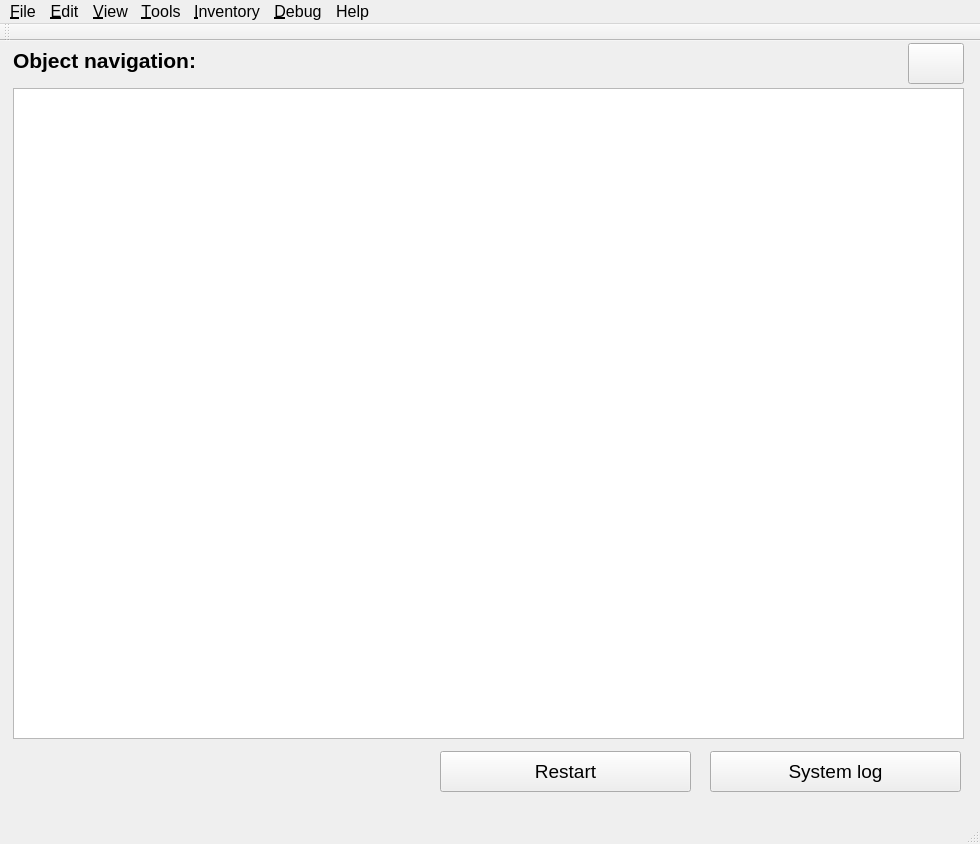
<?xml version="1.0" encoding="UTF-8"?>
<ui version="4.0">
 <class>MainWindow</class>
 <widget class="QMainWindow" name="MainWindow">
  <property name="windowModality">
   <enum>Qt::NonModal</enum>
  </property>
  <property name="geometry">
   <rect>
    <x>0</x>
    <y>0</y>
    <width>980</width>
    <height>844</height>
   </rect>
  </property>
  <property name="sizePolicy">
   <sizepolicy hsizetype="Preferred" vsizetype="Preferred">
    <horstretch>10</horstretch>
    <verstretch>10</verstretch>
   </sizepolicy>
  </property>
  <property name="font">
   <font>
    <pointsize>12</pointsize>
   </font>
  </property>
  <property name="windowTitle">
   <string>genJMRI</string>
  </property>
  <property name="windowIcon">
   <iconset>
    <normaloff>../icons/genJMRI.png</normaloff>../icons/genJMRI.png</iconset>
  </property>
  <property name="whatsThis">
   <string>Main JMRI navigation dialog</string>
  </property>
  <widget class="QWidget" name="centralwidget">
   <widget class="QLabel" name="label">
    <property name="geometry">
     <rect>
      <x>13</x>
      <y>-1</y>
      <width>421</width>
      <height>41</height>
     </rect>
    </property>
    <property name="font">
     <font>
      <pointsize>18</pointsize>
     </font>
    </property>
    <property name="text">
     <string>&lt;html&gt;&lt;head/&gt;&lt;body&gt;&lt;p&gt;&lt;span style=&quot; font-size:16pt; font-weight:600;&quot;&gt;Object navigation:&lt;/span&gt;&lt;/p&gt;&lt;/body&gt;&lt;/html&gt;</string>
    </property>
   </widget>
   <widget class="QPushButton" name="restartPushButton">
    <property name="geometry">
     <rect>
      <x>440</x>
      <y>710</y>
      <width>251</width>
      <height>41</height>
     </rect>
    </property>
    <property name="font">
     <font>
      <pointsize>14</pointsize>
     </font>
    </property>
    <property name="text">
     <string>Restart</string>
    </property>
    <property name="checkable">
     <bool>false</bool>
    </property>
    <property name="autoExclusive">
     <bool>false</bool>
    </property>
   </widget>
   <widget class="QPushButton" name="topLogPushButton">
    <property name="geometry">
     <rect>
      <x>710</x>
      <y>710</y>
      <width>251</width>
      <height>41</height>
     </rect>
    </property>
    <property name="font">
     <font>
      <pointsize>14</pointsize>
     </font>
    </property>
    <property name="text">
     <string>System log</string>
    </property>
    <property name="checkable">
     <bool>false</bool>
    </property>
    <property name="autoExclusive">
     <bool>false</bool>
    </property>
   </widget>
   <widget class="QLabel" name="label_9">
    <property name="geometry">
     <rect>
      <x>462</x>
      <y>308</y>
      <width>41</width>
      <height>16</height>
     </rect>
    </property>
    <property name="text">
     <string>Details:</string>
    </property>
   </widget>
   <widget class="QLabel" name="label_4">
    <property name="geometry">
     <rect>
      <x>260</x>
      <y>300</y>
      <width>71</width>
      <height>31</height>
     </rect>
    </property>
    <property name="text">
     <string>Operational state:</string>
    </property>
    <property name="wordWrap">
     <bool>true</bool>
    </property>
   </widget>
   <widget class="QLineEdit" name="sensOpStateSummaryLineEdit">
    <property name="geometry">
     <rect>
      <x>334</x>
      <y>307</y>
      <width>71</width>
      <height>19</height>
     </rect>
    </property>
    <property name="text">
     <string/>
    </property>
    <property name="readOnly">
     <bool>true</bool>
    </property>
   </widget>
   <widget class="QTreeView" name="topMoMTree">
    <property name="geometry">
     <rect>
      <x>13</x>
      <y>47</y>
      <width>951</width>
      <height>651</height>
     </rect>
    </property>
    <property name="sizePolicy">
     <sizepolicy hsizetype="Expanding" vsizetype="Expanding">
      <horstretch>0</horstretch>
      <verstretch>0</verstretch>
     </sizepolicy>
    </property>
    <property name="sizeIncrement">
     <size>
      <width>1</width>
      <height>1</height>
     </size>
    </property>
    <property name="cursor" stdset="0">
     <cursorShape>ArrowCursor</cursorShape>
    </property>
    <property name="verticalScrollBarPolicy">
     <enum>Qt::ScrollBarAsNeeded</enum>
    </property>
    <property name="horizontalScrollBarPolicy">
     <enum>Qt::ScrollBarAsNeeded</enum>
    </property>
    <attribute name="headerVisible">
     <bool>false</bool>
    </attribute>
   </widget>
   <widget class="QPushButton" name="alarmPushButton">
    <property name="geometry">
     <rect>
      <x>908</x>
      <y>2</y>
      <width>56</width>
      <height>41</height>
     </rect>
    </property>
    <property name="whatsThis">
     <string>Color of alarm bell represents the currently most severe active alarm: Red: A-level alarm, Orange: B-Level alarm, Yellow: C-Level alarm, Grey: No active alarm</string>
    </property>
    <property name="text">
     <string/>
    </property>
   </widget>
  </widget>
  <widget class="QMenuBar" name="menubar">
   <property name="geometry">
    <rect>
     <x>0</x>
     <y>0</y>
     <width>980</width>
     <height>18</height>
    </rect>
   </property>
   <widget class="QMenu" name="menuFile">
    <property name="title">
     <string>&amp;File</string>
    </property>
    <addaction name="actionOpenConfig"/>
    <addaction name="actionSaveConfig"/>
    <addaction name="actionSaveConfigAs"/>
    <addaction name="separator"/>
    <addaction name="autoLoadPreferences"/>
    <addaction name="separator"/>
    <addaction name="actionRestart_2"/>
   </widget>
   <widget class="QMenu" name="menuEdit">
    <property name="title">
     <string>&amp;Edit</string>
    </property>
    <addaction name="actionEdit"/>
    <addaction name="actionRemove"/>
    <addaction name="actionChange"/>
    <addaction name="separator"/>
    <addaction name="actionCopy"/>
    <addaction name="actionPaste"/>
    <addaction name="actionFind"/>
    <addaction name="separator"/>
    <addaction name="actiongenJMRI_preferences"/>
    <addaction name="actiongit_preferences"/>
   </widget>
   <widget class="QMenu" name="menuTools">
    <property name="title">
     <string>&amp;Tools</string>
    </property>
    <addaction name="actionRestart"/>
    <addaction name="separator"/>
    <addaction name="actionBackup"/>
    <addaction name="actionRestore"/>
    <addaction name="separator"/>
    <addaction name="actionLaunch_JMRI_UI"/>
   </widget>
   <widget class="QMenu" name="menuHelp">
    <property name="title">
     <string>Help</string>
    </property>
    <addaction name="actionAbout_genJMRI"/>
    <addaction name="actionSearch_for_help"/>
    <addaction name="separator"/>
    <addaction name="actionLicense"/>
    <addaction name="actionHow_to_contribute"/>
    <addaction name="actionSource"/>
    <addaction name="separator"/>
    <addaction name="actionUpgrading_JMRI"/>
   </widget>
   <widget class="QMenu" name="menuView">
    <property name="title">
     <string>&amp;View</string>
    </property>
    <addaction name="actionConfiguration"/>
    <addaction name="actionVersions"/>
    <addaction name="actionAlarms"/>
    <addaction name="actionAlarm_inventory"/>
   </widget>
   <widget class="QMenu" name="menuDebug">
    <property name="title">
     <string>&amp;Debug</string>
    </property>
    <addaction name="actionOpenLogProp"/>
    <addaction name="actionOpen_Log_window"/>
   </widget>
   <widget class="QMenu" name="menuInventory">
    <property name="title">
     <string>&amp;Inventory</string>
    </property>
    <addaction name="actionSoftware_vesion_inventory"/>
    <addaction name="actionHardware_version_inventory"/>
    <addaction name="actionSystem_state_inventory"/>
    <addaction name="separator"/>
    <addaction name="actionShow_Decoders"/>
    <addaction name="actionShow_Kight_groups"/>
    <addaction name="actionShow_Satelite_Links"/>
    <addaction name="actionShow_Satelites"/>
    <addaction name="actionShow_Sensors"/>
    <addaction name="actionShow_Actuators"/>
    <addaction name="separator"/>
    <addaction name="actionSearch"/>
    <addaction name="separator"/>
    <addaction name="actiongitOpsVersions"/>
    <addaction name="separator"/>
    <addaction name="actionAlarm_inventory_2"/>
   </widget>
   <addaction name="menuFile"/>
   <addaction name="menuEdit"/>
   <addaction name="menuView"/>
   <addaction name="menuTools"/>
   <addaction name="menuInventory"/>
   <addaction name="menuDebug"/>
   <addaction name="menuHelp"/>
  </widget>
  <widget class="QStatusBar" name="statusbar"/>
  <widget class="QToolBar" name="toolBar">
   <property name="windowTitle">
    <string>toolBar</string>
   </property>
   <attribute name="toolBarArea">
    <enum>TopToolBarArea</enum>
   </attribute>
   <attribute name="toolBarBreak">
    <bool>false</bool>
   </attribute>
  </widget>
  <action name="actionOpenConfig">
   <property name="icon">
    <iconset>
     <normaloff>../.designer/OneDrive/Projects/ModelRailway/GenericJMRIdecoder/Gui/icons/gui_save_icon_157040.png</normaloff>../.designer/OneDrive/Projects/ModelRailway/GenericJMRIdecoder/Gui/icons/gui_save_icon_157040.png</iconset>
   </property>
   <property name="text">
    <string>Open</string>
   </property>
  </action>
  <action name="actionSaveConfig">
   <property name="text">
    <string>Save</string>
   </property>
  </action>
  <action name="actionSaveConfigAs">
   <property name="text">
    <string>Save as</string>
   </property>
  </action>
  <action name="actionEdit">
   <property name="text">
    <string>Add</string>
   </property>
  </action>
  <action name="actionRemove">
   <property name="text">
    <string>Remove</string>
   </property>
  </action>
  <action name="actionChange">
   <property name="text">
    <string>Change</string>
   </property>
  </action>
  <action name="actionFind">
   <property name="text">
    <string>Find</string>
   </property>
  </action>
  <action name="actionOpenLogProp">
   <property name="text">
    <string>Set log properties</string>
   </property>
  </action>
  <action name="actionLog_2">
   <property name="text">
    <string>Log</string>
   </property>
  </action>
  <action name="actionOpen_Log_window">
   <property name="text">
    <string>Open Log window</string>
   </property>
  </action>
  <action name="actionAbout_genJMRI">
   <property name="text">
    <string>About genJMRI</string>
   </property>
  </action>
  <action name="actionSoftware_inventory">
   <property name="text">
    <string>Software inventory</string>
   </property>
  </action>
  <action name="actionSoftware_vesion_inventory">
   <property name="text">
    <string>Software vesion inventory</string>
   </property>
  </action>
  <action name="actionHardware_version_inventory">
   <property name="text">
    <string>Hardware version inventory</string>
   </property>
  </action>
  <action name="actionSystem_state_inventory">
   <property name="text">
    <string>System state inventory</string>
   </property>
  </action>
  <action name="actionLicense">
   <property name="text">
    <string>License</string>
   </property>
  </action>
  <action name="actionRestart">
   <property name="text">
    <string>Restart</string>
   </property>
  </action>
  <action name="actionBackup">
   <property name="text">
    <string>Backup</string>
   </property>
  </action>
  <action name="actionRestore">
   <property name="text">
    <string>Restore</string>
   </property>
  </action>
  <action name="actionLaunch_JMRI_UI">
   <property name="text">
    <string>Launch JMRI UI</string>
   </property>
  </action>
  <action name="actiongenJMRI_preferences">
   <property name="text">
    <string>genJMRI preferences</string>
   </property>
  </action>
  <action name="actionReplace">
   <property name="text">
    <string>Replace</string>
   </property>
  </action>
  <action name="actionSearch_for_help">
   <property name="text">
    <string>Search for help</string>
   </property>
  </action>
  <action name="actionHow_to_contribute">
   <property name="text">
    <string>How to contribute</string>
   </property>
  </action>
  <action name="actionSource">
   <property name="text">
    <string>Source</string>
   </property>
  </action>
  <action name="actionUpgrading_JMRI">
   <property name="text">
    <string>Upgrading JMRI</string>
   </property>
  </action>
  <action name="actionShow_Decoders">
   <property name="text">
    <string>Show Decoders inventory</string>
   </property>
  </action>
  <action name="actionShow_Kight_groups">
   <property name="text">
    <string>Show Light groups inventory</string>
   </property>
  </action>
  <action name="actionShow_Satelite_Links">
   <property name="text">
    <string>Show Satelite Links inventory</string>
   </property>
  </action>
  <action name="actionShow_Satelites">
   <property name="text">
    <string>Show Satelites inventory</string>
   </property>
  </action>
  <action name="actionShow_Sensors">
   <property name="text">
    <string>Show Sensors inventory</string>
   </property>
  </action>
  <action name="actionShow_Actuators">
   <property name="text">
    <string>Show Actuators  inventory</string>
   </property>
  </action>
  <action name="actionSearch">
   <property name="text">
    <string>Search</string>
   </property>
  </action>
  <action name="actiongit_preferences">
   <property name="text">
    <string>gitOps preferences</string>
   </property>
  </action>
  <action name="actiongitOpsVersions">
   <property name="text">
    <string>gitOpsVersions</string>
   </property>
  </action>
  <action name="autoLoadPreferences">
   <property name="text">
    <string>Auto-load preferences</string>
   </property>
  </action>
  <action name="actionRestart_2">
   <property name="text">
    <string>Restart</string>
   </property>
  </action>
  <action name="actionCopy">
   <property name="text">
    <string>Copy</string>
   </property>
  </action>
  <action name="actionPaste">
   <property name="text">
    <string>Paste</string>
   </property>
  </action>
  <action name="actionConfiguration">
   <property name="text">
    <string>Configuration</string>
   </property>
  </action>
  <action name="actionVersions">
   <property name="text">
    <string>Versions</string>
   </property>
  </action>
  <action name="actionAlarms">
   <property name="text">
    <string>Alarms</string>
   </property>
  </action>
  <action name="actionAlarm_inventory">
   <property name="text">
    <string>Alarm inventory</string>
   </property>
  </action>
  <action name="actionAlarm_inventory_2">
   <property name="text">
    <string>Alarms inventory</string>
   </property>
  </action>
 </widget>
 <resources/>
 <connections/>
</ui>
